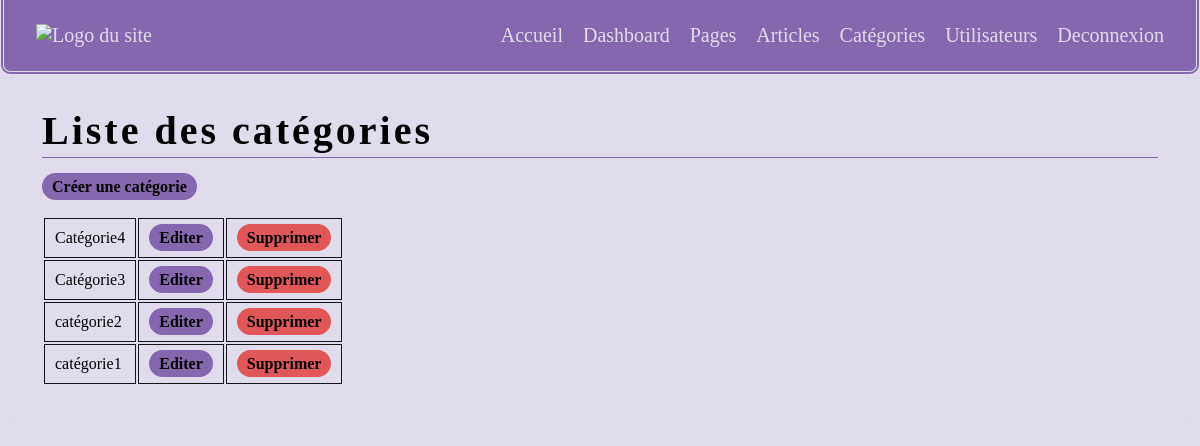
The page /admin/listecategories.php (signed in) on the database its author committed.
### tables this page shows
CREATE TABLE IF NOT EXISTS `categories` (
  `id_cat` int NOT NULL AUTO_INCREMENT,
  `nom_cat` varchar(100) NOT NULL,
  PRIMARY KEY (`id_cat`)
);

### admin/listecategories.php (the view, shortened to what this page needs)
<!DOCTYPE html>
<html lang="fr">
<head>
    <link rel="stylesheet" href="../css/global.css">
</head>
<body>
    <?php include_once "../modules/headeradmin.php"; ?>
    <main>
    <?php
            if(!empty($_SESSION['niveau'])){
                if($_SESSION['niveau'] == "admin" || $_SESSION['niveau'] == "moderateur" ){
        ?>
            <h1 class="header">Liste des catégories</h1>
            <a class="button" href="newcategorie.php">Créer une catégorie</a>
            <?php
                require_once "connect.php";
                $data = $db->prepare("SELECT id_cat, nom_cat FROM categories WHERE NOT id_cat = 0 ORDER BY id_cat DESC");
                $data->execute();
                $results = $data->fetchAll();
                ?>
                <table class="margin-t">
                    <tbody>
                <?php
                foreach($results as $result){
                ?>
                    <tr>
                        <td><?= $result["nom_cat"]?></td>
                        <td><a class="button" href="editcategorie.php?id=<?= $result["id_cat"]?>">Editer</a></td>
                        <?php
                            if($_SESSION['niveau'] == 'admin'){
                                ?>
                        <td><a class="button btndelete" href="?delete=y&id=<?= $result["id_cat"]?>">Supprimer</a></td>
                                <?php
                            }
                        ?>
                    </tr>
                <?php
                }
                ?>
                    </tbody>
                </table>
        <?php
                }
        ?>
        <?php
            }
        ?>
    </main>
</body>
</html>

### css/global.css (style rules this page uses)
:root { --background:#141416; --backgroundshadow:#070707; --backgroundfont:#fff; --highlight:#8567b0; --cardinner:#e1dceb; --card:#e1dceb; --cardfont:#000000 }
* { margin:0; font-family: calibri, serif; }
a { text-decoration: none; color:var(--highlight); font-weight: 900; }
body { background:var(--card); max-width:1200px; margin:auto }
h1 { color:var(--highlight) }
main { background:var(--cardinner); border-top:0; color:var(--cardfont); margin:0 10px 10px 10px; border-radius:0 0 5px 5px; padding:2rem; }
a.button { text-decoration: none; background:var(--highlight); color:#000000; padding:5px 10px; font-weight: 900; border-radius:1rem }
a.button.btndelete { background:#e15757; }
.header { color:var(--cardfont); font-size:40px; letter-spacing: 3px; border-bottom:1px solid var(--highlight); padding-bottom:3px; margin-bottom:20px; }
.margin-t { margin-top:20px!important }
th, td { padding:10px; border:1px solid var(--background); }

### rows shown on the page
categories: nom_cat "Catégorie4"
categories: nom_cat "Catégorie3"
categories: nom_cat "catégorie2"
categories: nom_cat "catégorie1"
